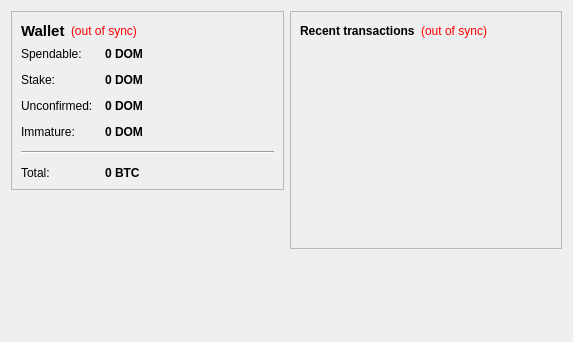
<?xml version="1.0" encoding="UTF-8"?>
<ui version="4.0">
 <class>OverviewPage</class>
 <widget class="QWidget" name="OverviewPage">
  <property name="geometry">
   <rect>
    <x>0</x>
    <y>0</y>
    <width>573</width>
    <height>342</height>
   </rect>
  </property>
  <property name="windowTitle">
   <string>Form</string>
  </property>
  <layout class="QHBoxLayout" name="horizontalLayout" stretch="1,1">
   <item>
    <layout class="QVBoxLayout" name="verticalLayout_2">
     <item>
      <widget class="QFrame" name="frame">
       <property name="frameShape">
        <enum>QFrame::StyledPanel</enum>
       </property>
       <property name="frameShadow">
        <enum>QFrame::Raised</enum>
       </property>
       <layout class="QVBoxLayout" name="verticalLayout_4">
        <item>
         <layout class="QHBoxLayout" name="horizontalLayout_4">
          <item>
           <widget class="QLabel" name="label_5">
            <property name="font">
             <font>
              <pointsize>11</pointsize>
              <weight>75</weight>
              <bold>true</bold>
             </font>
            </property>
            <property name="text">
             <string>Wallet</string>
            </property>
           </widget>
          </item>
          <item>
           <widget class="QLabel" name="labelWalletStatus">
            <property name="toolTip">
             <string>The displayed information may be out of date. Your wallet automatically synchronizes with the Domotics network after a connection is established, but this process has not completed yet.</string>
            </property>
            <property name="styleSheet">
             <string notr="true">QLabel { color: red; }</string>
            </property>
            <property name="text">
             <string notr="true">(out of sync)</string>
            </property>
            <property name="alignment">
             <set>Qt::AlignLeading|Qt::AlignLeft|Qt::AlignVCenter</set>
            </property>
           </widget>
          </item>
          <item>
           <spacer name="horizontalSpacer_2">
            <property name="orientation">
             <enum>Qt::Horizontal</enum>
            </property>
            <property name="sizeHint" stdset="0">
             <size>
              <width>40</width>
              <height>20</height>
             </size>
            </property>
           </spacer>
          </item>
         </layout>
        </item>
        <item>
         <layout class="QFormLayout" name="formLayout_2">
          <property name="fieldGrowthPolicy">
           <enum>QFormLayout::AllNonFixedFieldsGrow</enum>
          </property>
          <property name="horizontalSpacing">
           <number>12</number>
          </property>
          <property name="verticalSpacing">
           <number>12</number>
          </property>
          <item row="0" column="0">
           <widget class="QLabel" name="label">
            <property name="text">
             <string>Spendable:</string>
            </property>
           </widget>
          </item>
          <item row="0" column="1">
           <widget class="QLabel" name="labelBalance">
            <property name="font">
             <font>
              <weight>75</weight>
              <bold>true</bold>
             </font>
            </property>
            <property name="cursor">
             <cursorShape>IBeamCursor</cursorShape>
            </property>
            <property name="toolTip">
             <string>Your current spendable balance</string>
            </property>
            <property name="text">
             <string notr="true">0 DOM</string>
            </property>
            <property name="textInteractionFlags">
             <set>Qt::LinksAccessibleByMouse|Qt::TextSelectableByKeyboard|Qt::TextSelectableByMouse</set>
            </property>
           </widget>
          </item>
          <item row="1" column="0">
           <widget class="QLabel" name="label_6">
            <property name="text">
             <string>Stake:</string>
            </property>
           </widget>
          </item>
          <item row="1" column="1">
           <widget class="QLabel" name="labelStake">
            <property name="font">
             <font>
              <weight>75</weight>
              <bold>true</bold>
             </font>
            </property>
            <property name="cursor">
             <cursorShape>IBeamCursor</cursorShape>
            </property>
            <property name="toolTip">
             <string>Total of coins that was staked, and do not yet count toward the current balance</string>
            </property>
            <property name="text">
             <string notr="true">0 DOM</string>
            </property>
            <property name="textInteractionFlags">
             <set>Qt::LinksAccessibleByMouse|Qt::TextSelectableByKeyboard|Qt::TextSelectableByMouse</set>
            </property>
           </widget>
          </item>
          <item row="2" column="0">
           <widget class="QLabel" name="label_3">
            <property name="text">
             <string>Unconfirmed:</string>
            </property>
           </widget>
          </item>
          <item row="2" column="1">
           <widget class="QLabel" name="labelUnconfirmed">
            <property name="font">
             <font>
              <weight>75</weight>
              <bold>true</bold>
             </font>
            </property>
            <property name="cursor">
             <cursorShape>IBeamCursor</cursorShape>
            </property>
            <property name="toolTip">
             <string>Total of transactions that have yet to be confirmed, and do not yet count toward the current balance</string>
            </property>
            <property name="text">
             <string notr="true">0 DOM</string>
            </property>
            <property name="textInteractionFlags">
             <set>Qt::LinksAccessibleByMouse|Qt::TextSelectableByKeyboard|Qt::TextSelectableByMouse</set>
            </property>
           </widget>
          </item>
          <item row="3" column="0">
           <widget class="QLabel" name="labelImmatureText">
            <property name="text">
             <string>Immature:</string>
            </property>
           </widget>
          </item>
          <item row="3" column="1">
           <widget class="QLabel" name="labelImmature">
            <property name="font">
             <font>
              <weight>75</weight>
              <bold>true</bold>
             </font>
            </property>
            <property name="toolTip">
             <string>Mined balance that has not yet matured</string>
            </property>
            <property name="text">
             <string notr="true">0 DOM</string>
            </property>
            <property name="textInteractionFlags">
             <set>Qt::LinksAccessibleByMouse|Qt::TextSelectableByKeyboard|Qt::TextSelectableByMouse</set>
            </property>
           </widget>
          </item>
          <item row="4" column="0" colspan="2">
           <widget class="Line" name="line">
            <property name="orientation">
             <enum>Qt::Horizontal</enum>
            </property>
           </widget>
          </item>
          <item row="5" column="0">
           <widget class="QLabel" name="labelTotalText">
            <property name="text">
             <string>Total:</string>
            </property>
           </widget>
          </item>
          <item row="5" column="1">
           <widget class="QLabel" name="labelTotal">
            <property name="font">
             <font>
              <weight>75</weight>
              <bold>true</bold>
             </font>
            </property>
            <property name="cursor">
             <cursorShape>IBeamCursor</cursorShape>
            </property>
            <property name="toolTip">
             <string>Your current total balance</string>
            </property>
            <property name="text">
             <string notr="true">0 BTC</string>
            </property>
            <property name="textInteractionFlags">
             <set>Qt::LinksAccessibleByMouse|Qt::TextSelectableByKeyboard|Qt::TextSelectableByMouse</set>
            </property>
           </widget>
          </item>
         </layout>
        </item>
       </layout>
      </widget>
     </item>
     <item>
      <spacer name="verticalSpacer">
       <property name="orientation">
        <enum>Qt::Vertical</enum>
       </property>
       <property name="sizeHint" stdset="0">
        <size>
         <width>20</width>
         <height>40</height>
        </size>
       </property>
      </spacer>
     </item>
    </layout>
   </item>
   <item>
    <layout class="QVBoxLayout" name="verticalLayout_3">
     <item>
      <widget class="QFrame" name="frame_2">
       <property name="frameShape">
        <enum>QFrame::StyledPanel</enum>
       </property>
       <property name="frameShadow">
        <enum>QFrame::Raised</enum>
       </property>
       <layout class="QVBoxLayout" name="verticalLayout">
        <item>
         <layout class="QHBoxLayout" name="horizontalLayout_2">
          <item>
           <widget class="QLabel" name="label_4">
            <property name="text">
             <string>&lt;b&gt;Recent transactions&lt;/b&gt;</string>
            </property>
           </widget>
          </item>
          <item>
           <widget class="QLabel" name="labelTransactionsStatus">
            <property name="toolTip">
             <string>The displayed information may be out of date. Your wallet automatically synchronizes with the Domotics network after a connection is established, but this process has not completed yet.</string>
            </property>
            <property name="styleSheet">
             <string notr="true">QLabel { color: red; }</string>
            </property>
            <property name="text">
             <string notr="true">(out of sync)</string>
            </property>
            <property name="alignment">
             <set>Qt::AlignRight|Qt::AlignTrailing|Qt::AlignVCenter</set>
            </property>
           </widget>
          </item>
          <item>
           <spacer name="horizontalSpacer">
            <property name="orientation">
             <enum>Qt::Horizontal</enum>
            </property>
            <property name="sizeHint" stdset="0">
             <size>
              <width>40</width>
              <height>20</height>
             </size>
            </property>
           </spacer>
          </item>
         </layout>
        </item>
        <item>
         <widget class="QListView" name="listTransactions">
          <property name="styleSheet">
           <string notr="true">QListView { background: transparent; }</string>
          </property>
          <property name="frameShape">
           <enum>QFrame::NoFrame</enum>
          </property>
          <property name="verticalScrollBarPolicy">
           <enum>Qt::ScrollBarAlwaysOff</enum>
          </property>
          <property name="horizontalScrollBarPolicy">
           <enum>Qt::ScrollBarAlwaysOff</enum>
          </property>
          <property name="selectionMode">
           <enum>QAbstractItemView::NoSelection</enum>
          </property>
         </widget>
        </item>
       </layout>
      </widget>
     </item>
     <item>
      <spacer name="verticalSpacer_2">
       <property name="orientation">
        <enum>Qt::Vertical</enum>
       </property>
       <property name="sizeHint" stdset="0">
        <size>
         <width>20</width>
         <height>40</height>
        </size>
       </property>
      </spacer>
     </item>
    </layout>
   </item>
  </layout>
 </widget>
 <resources/>
 <connections/>
</ui>
